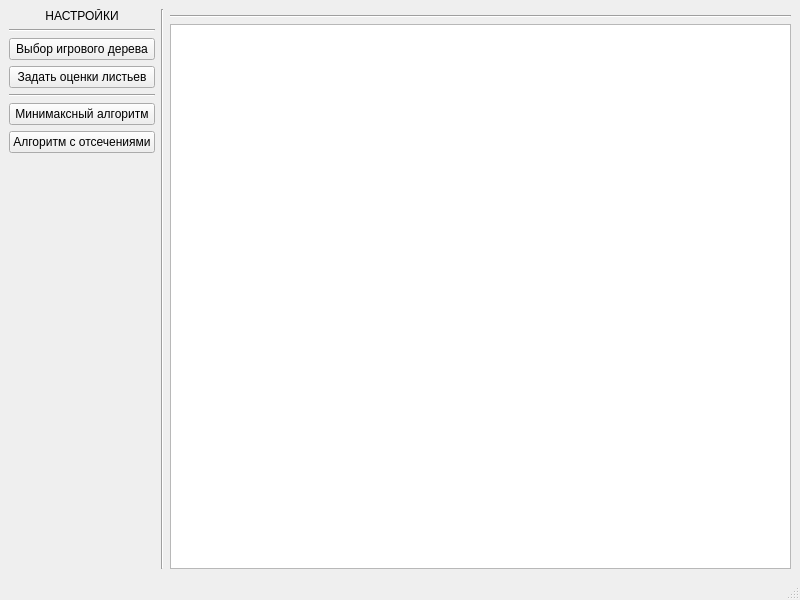
<?xml version="1.0" encoding="UTF-8"?>
<ui version="4.0">
 <class>MainWindow</class>
 <widget class="QMainWindow" name="MainWindow">
  <property name="geometry">
   <rect>
    <x>0</x>
    <y>0</y>
    <width>800</width>
    <height>600</height>
   </rect>
  </property>
  <property name="windowTitle">
   <string>MainWindow</string>
  </property>
  <widget class="QWidget" name="centralwidget">
   <layout class="QHBoxLayout" name="horizontalLayout">
    <item>
     <layout class="QVBoxLayout" name="verticalLayout">
      <item>
       <widget class="QLabel" name="label">
        <property name="styleSheet">
         <string notr="true">font: 18pt &quot;.AppleSystemUIFont&quot;;</string>
        </property>
        <property name="text">
         <string>НАСТРОЙКИ</string>
        </property>
        <property name="alignment">
         <set>Qt::AlignCenter</set>
        </property>
       </widget>
      </item>
      <item>
       <widget class="Line" name="line">
        <property name="orientation">
         <enum>Qt::Horizontal</enum>
        </property>
       </widget>
      </item>
      <item>
       <widget class="QPushButton" name="pushButton">
        <property name="text">
         <string>Выбор игрового дерева</string>
        </property>
       </widget>
      </item>
      <item>
       <widget class="QPushButton" name="pushButton_2">
        <property name="text">
         <string>Задать оценки листьев</string>
        </property>
       </widget>
      </item>
      <item>
       <widget class="Line" name="line_2">
        <property name="orientation">
         <enum>Qt::Horizontal</enum>
        </property>
       </widget>
      </item>
      <item>
       <widget class="QPushButton" name="pushButton_3">
        <property name="text">
         <string>Минимаксный алгоритм</string>
        </property>
       </widget>
      </item>
      <item>
       <widget class="QPushButton" name="pushButton_4">
        <property name="text">
         <string>Алгоритм с отсечениями</string>
        </property>
       </widget>
      </item>
      <item>
       <spacer name="verticalSpacer">
        <property name="orientation">
         <enum>Qt::Vertical</enum>
        </property>
        <property name="sizeHint" stdset="0">
         <size>
          <width>20</width>
          <height>40</height>
         </size>
        </property>
       </spacer>
      </item>
     </layout>
    </item>
    <item>
     <widget class="Line" name="line_4">
      <property name="orientation">
       <enum>Qt::Vertical</enum>
      </property>
     </widget>
    </item>
    <item>
     <layout class="QVBoxLayout" name="verticalLayout_2">
      <item>
       <widget class="QFrame" name="frame">
        <property name="frameShape">
         <enum>QFrame::StyledPanel</enum>
        </property>
        <property name="frameShadow">
         <enum>QFrame::Raised</enum>
        </property>
       </widget>
      </item>
      <item>
       <widget class="Line" name="line_3">
        <property name="orientation">
         <enum>Qt::Horizontal</enum>
        </property>
       </widget>
      </item>
      <item>
       <widget class="QTextEdit" name="textEdit"/>
      </item>
     </layout>
    </item>
   </layout>
  </widget>
  <widget class="QMenuBar" name="menubar">
   <property name="geometry">
    <rect>
     <x>0</x>
     <y>0</y>
     <width>800</width>
     <height>24</height>
    </rect>
   </property>
  </widget>
  <widget class="QStatusBar" name="statusbar"/>
 </widget>
 <resources/>
 <connections/>
</ui>
